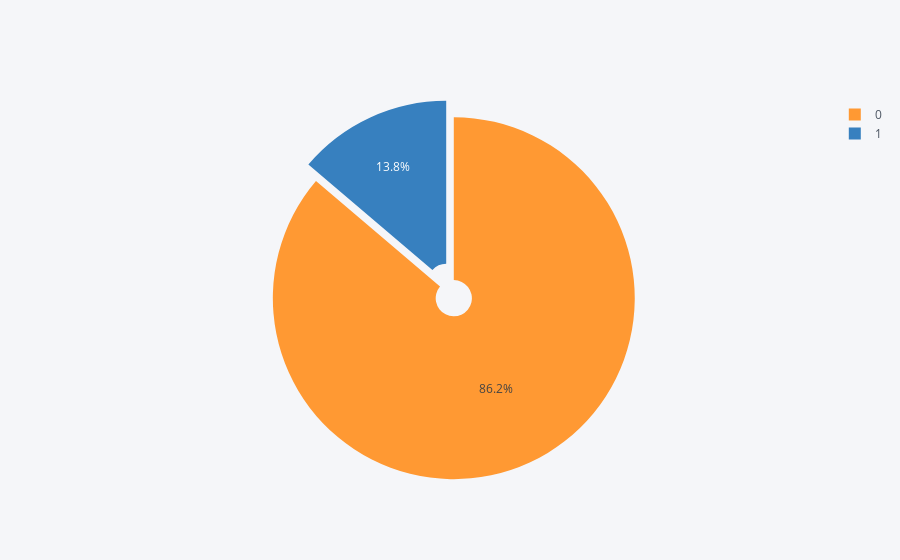

Here is the notebook cell this chart was saved with:
### Code cell
data['itching'].value_counts().reset_index().iplot(kind='pie',labels='index',values='itching',pull=0.05,hole=0.1)

### Figure 1 — Plotly figure (JSON) as saved in the notebook; plotly's stock layout.template omitted (floating-point values rounded to 4 significant figures)
{"data": [{"hole": 0.1, "labels": [0, 1], "marker": {"colors": ["rgba(255, 153, 51, 1.0)", "rgba(55, 128, 191, 1.0)"]}, "name": "", "pull": 0.05, "type": "pie", "values": [4242, 678]}], "layout": {"legend": {"bgcolor": "#F5F6F9", "font": {"color": "#4D5663"}}, "paper_bgcolor": "#F5F6F9", "plot_bgcolor": "#F5F6F9", "titlefont": {"color": "#4D5663"}}}
